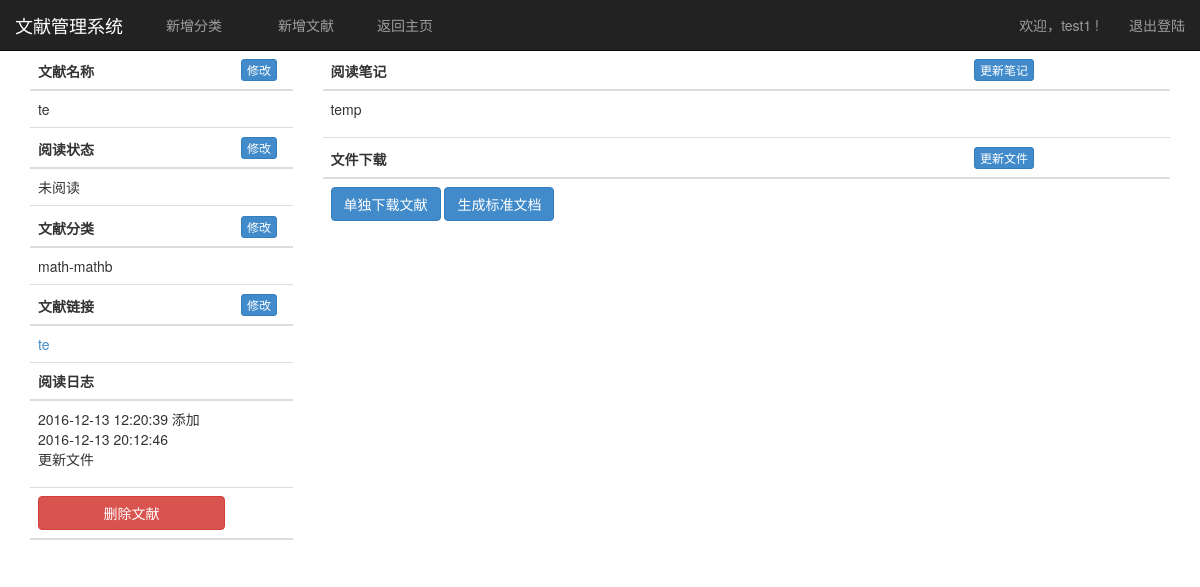
/docdetail/4/ (signed in), run on the app's committed database.
### users/models.py (models this page shows, shortened)
class Users(models.Model):
	username = models.CharField(max_length=30)
	password = models.CharField(max_length=30)

class Docs(models.Model):
	docname = models.CharField(max_length=200)
	readstatus = models.CharField(max_length=50)
	docurl = models.CharField(max_length=300)
	readlog = models.TextField()
	usernote = models.TextField()
	treenodeid = models.IntegerField()
	owner = models.IntegerField()
	docfile = models.FileField(upload_to="uploads/",null=True)

class SortTree(models.Model):
	parendid = models.IntegerField()
	key = models.CharField(max_length=300)
	level = models.IntegerField()
	owner = models.IntegerField()
	value = models.CharField(max_length=300)
	pathvalue = models.CharField(max_length=300)

### users/views.py (the view)
# urls.py: url(r'^docdetail/(?P<num>[0-9]+)/$',views.docdetail),
def docdetail(request,num='1'):
    userid=getUserID(request)
    if userid==None:
        return render_to_response('users/login.html',{'error_notlogin':True})
    classList = SortTree.objects.filter(owner=userid).order_by("pathvalue")
    docInfo = Docs.objects.filter(owner=userid,id=num)
    classInfo = SortTree.objects.filter(owner=userid,id=docInfo[0].treenodeid)
    username=getUsername(userid)
    return render_to_response("users/docdetail.html",{'classList':classList,'docInfo':docInfo[0],'classInfo':classInfo[0].pathvalue,'username':username})

### users/views.py (called while the page is built)
def getUserID(request):
    try:
        userid = request.session['user']
        if userid == None:
            return None
        else:
            return userid
    except:
        return None

def getUsername(num):
    tempuser=Users.objects.get(id=num)
    return tempuser.username

### users/templates/users/docdetail.html (shortened to what this page needs)
<!DOCTYPE html>
{% load static %}
<html lang="en"><head><meta http-equiv="Content-Type" content="text/html; charset=UTF-8">
 <link href="{% static 'users/css/bootstrap.min.css' %}" rel="stylesheet">
	<link rel="stylesheet" type="text/css" href="{% static 'users/css/bootstrap.min.css' %}" />
    <link href="{% static 'users/css/starter-template.css' %}" rel="stylesheet">
    <link href="{% static 'users/css/style.css' %}" rel="stylesheet">
  </head>
  <body>
<nav class="navbar navbar-fixed-top navbar-inverse" role="navigation">
  <div class="container-fluid">
    <div class="navbar-header">
      <a class="navbar-brand" href="#">文献管理系统</a>
    </div>
    <div class="collapse navbar-collapse" id="bs-example-navbar-collapse-1">
      <ul class="nav navbar-nav">
      <form action="/newclass/" class="navbar-form navbar-left">
				<button type="button" class="btn btn-link" data-toggle="modal" data-target="#myModal">
  					新增分类
				</button>
	  	</form>
	  	<form action="/newclass/" class="navbar-form navbar-left" data-toggle="modal" data-target="#myModal2">
				<button type="button" class="btn btn-link">
  					新增文献
				</button>
	  	</form>
        <li><a href="/index/">返回主页</a></li>
      </ul>
              <ul class="nav navbar-nav navbar-right">
      		<li><a href="#">欢迎，{{username}} ! </a></li>
            <li><a href="/logout/">退出登陆</a></li>
          </ul>
    </div>
  </div>
</nav>
    <div class="container">
	  <div class="row">
	  <div class="col-md-3">
			<table class="table table-hover">
				<thead><tr><th>文献名称</th><th>
				<button type="button" class="btn btn-primary btn-xs" data-toggle="modal" data-target="#myModal3">
  					修改
				</button>
				</th></tr></thead>
				<tbody><tr><td>{{docInfo.docname}}</td></tr></tbody>
				<thead><tr>	<th>阅读状态</th><th>
				<button type="button" class="btn btn-primary btn-xs" data-toggle="modal" data-target="#myModal4">
  					修改
				</button>
				</th></tr></thead>
				<tbody><tr><td>{{docInfo.readstatus}}</td></tr></tbody>
				<thead><tr>	<th>文献分类</th><th>
				<button type="button" class="btn btn-primary btn-xs" data-toggle="modal" data-target="#myModal5">
  					修改
				</button>
				</th></tr></thead>
				<tbody><tr><td>{{classInfo}}</td></tr></tbody>
				<thead><tr>	<th>文献链接</th><th>
				<button type="button" class="btn btn-primary btn-xs" data-toggle="modal" data-target="#myModal6">
  					修改
				</button>
				</th></tr></thead>
				<tbody><tr><td><a href="http://{{docInfo.docurl}}" target="view_window">{{docInfo.docurl}}</a></td></tr></tbody>
				<thead><tr>	<th>阅读日志</th><th></th></tr></thead>
				<tbody><tr><td>{{docInfo.readlog|linebreaks}}</td></tr></tbody>
				<thead><tr>	<th><button type="button" class="btn btn-danger btn-block" data-toggle="modal" data-target="#myModal86">
  					删除文献
				</button></th><th></th></tr></thead>
          </table>
		</div>
     <div class="col-md-9">
			<table class="table">
            <thead><tr><th>阅读笔记</th><th>
				<button type="button" class="btn btn-primary btn-xs" data-toggle="modal" data-target="#myModal10">
  					更新笔记
				</button>
				</th></tr></thead>
            <tbody><tr>
                <td>{{docInfo.usernote|linebreaks}}</td>
              </tr>
            </tbody>
            <thead><tr><th>文件下载
           </th><th>
				<button type="button" class="btn btn-primary btn-xs" data-toggle="modal" data-target="#updatehaha">
  					更新文件
				</button>
				</th></tr></thead>
            <tbody><tr>
<td>
<a href="./download" class="btn btn-primary" role="button" target="view_window">单独下载文献</a>
				      <a href="./standardfile" class="btn btn-primary " role="button" target="view_window">生成标准文档</a>
</td>
              </tr>
            </tbody>
          </table>
		</div>
		</div>
    </div>
</body></html>

### users/static/users/css/starter-template.css (style rules this page uses)
body { padding-top: 50px; }

### data on the page
Users: username "test1"
Docs: docname "te", readstatus "未阅读", docurl "te", readlog "2016-12-13 12:20:39 添加 2016-12-13 20:12:46 更新文件", usernote "temp"
SortTree: pathvalue "math-mathb"
